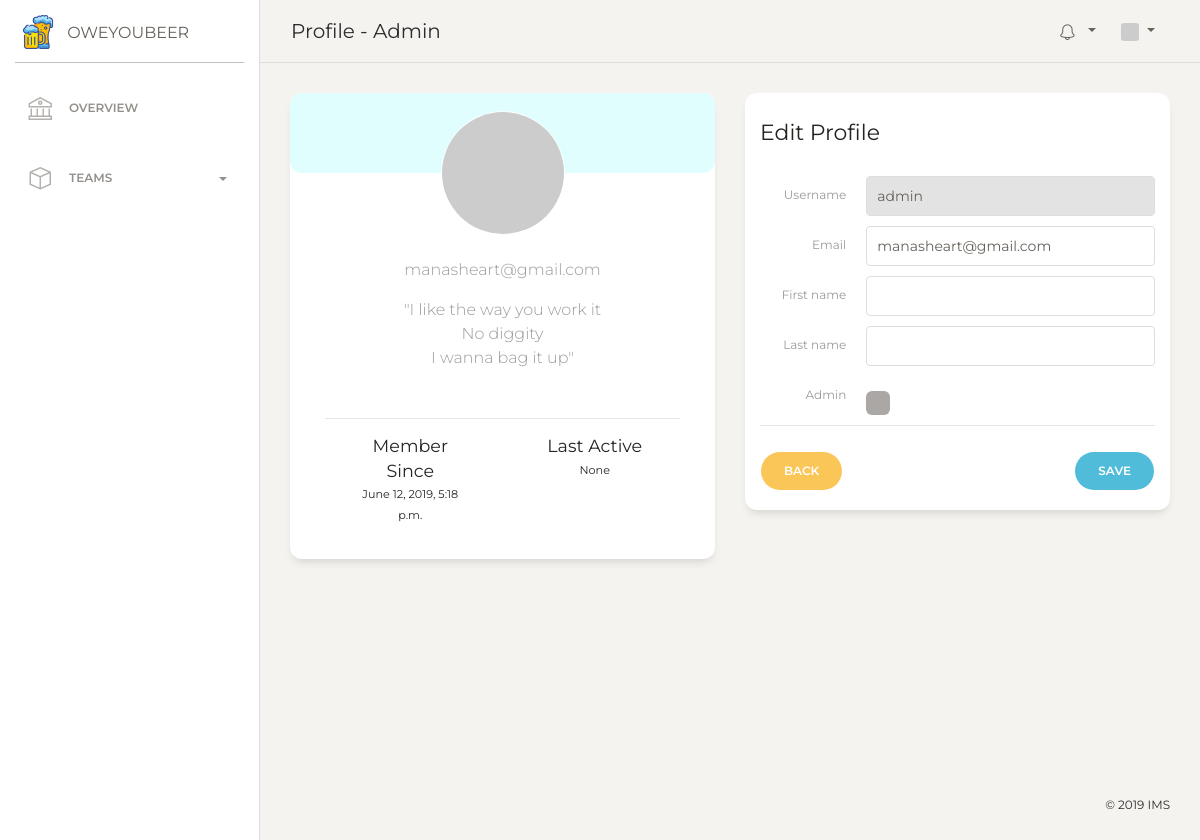
Page /profile/admin (signed in) on the earlier database version.
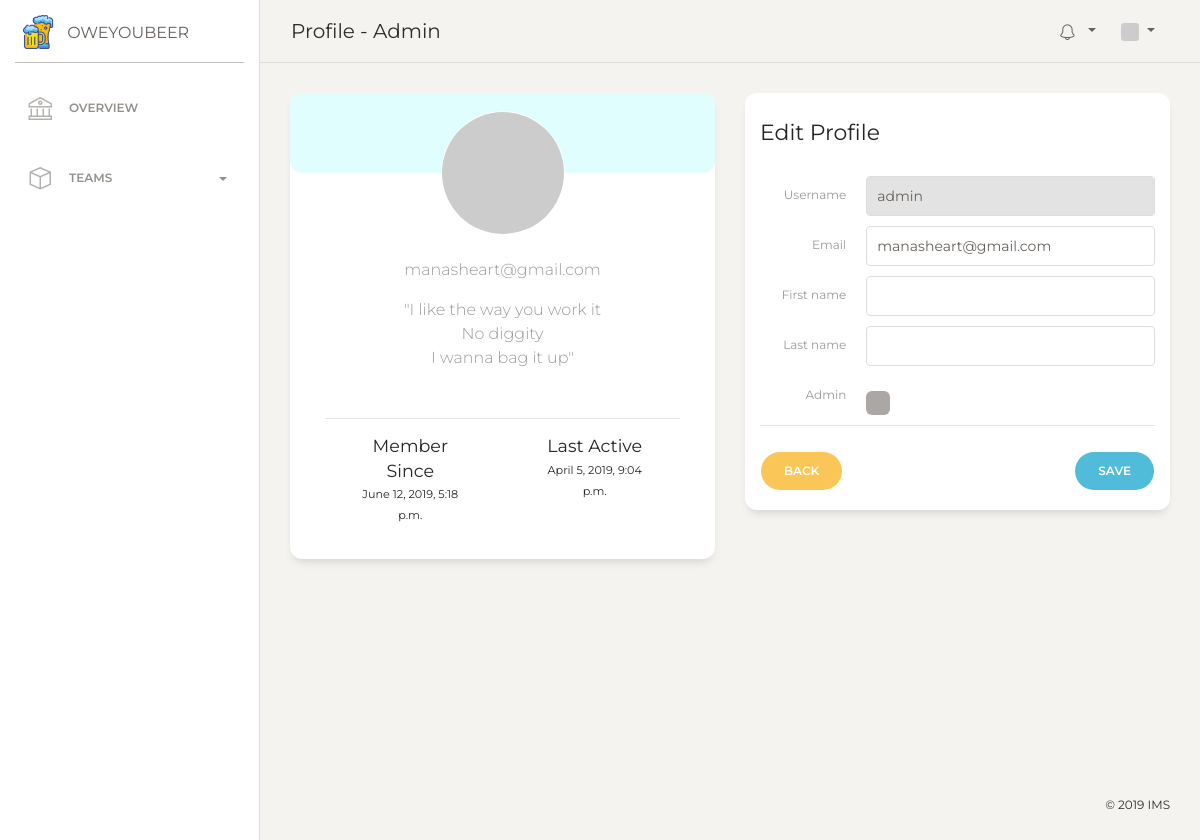
Same page on the later database version.
### account/models.py (models this page shows, shortened)
class Account(AbstractUser):
    class Meta:
        db_table = 'accounts'
    email = models.EmailField(unique=True)
    username = models.CharField(max_length=40, unique=True)
    first_name = models.CharField(max_length=40, blank=True)
    last_name = models.CharField(max_length=40, blank=True)
    avatar_hash = models.CharField(max_length=140, blank=True)
    is_superuser = models.BooleanField(default=False)
    is_active = models.BooleanField(default=True)
    objects = AccountManager()
    USERNAME_FIELD = 'username'
    REQUIRED_FIELDS = ['email']
    def get_full_name(self):
        return ' '.join([self.first_name, self.last_name])
    def gravatar_hash(self):
        hash = hashlib.md5(self.email.lower().encode('utf-8')).hexdigest()
        self.avatar_hash = hash
        self.save()
        return hash
    def gravatar(self, size=100, default='identicon', rating='g'):
        url = 'https://secure.gravatar.com/avatar'
        hash = self.avatar_hash or self.gravatar_hash()
        return '{url}/{hash}?s={size}&d={default}&r={rating}'.format(
            url=url, hash=hash, size=size, default=default, rating=rating)

### account/views.py (the view, shortened to what this page needs)
# urls.py: url(r'^profile/(?P<username>[\w-]+)$', view=ProfileView.as_view(), name='profile'),
class ProfileView(UpdateView):
    model = Account
    form_class = ProfileForm
    template_name = 'profile/user.html'
    def get_object(self, **kwargs):
        self.username = self.kwargs.get("username")
        if self.username is None:
            raise Http404
        return get_object_or_404(Account, username__iexact=self.username)

### account/forms.py
class ProfileForm(forms.ModelForm):
    username = forms.CharField(disabled=True, widget=TextInput(attrs={'class': 'form-control'}))
    email = forms.EmailField(widget=EmailInput(attrs={'class': 'form-control'}))
    first_name = forms.CharField(required=False, widget=TextInput(attrs={'class': 'form-control'}))
    last_name = forms.CharField(required=False, widget=TextInput(attrs={'class': 'form-control'}))
    is_admin = forms.BooleanField(required=False, widget=CheckboxInput(attrs={'class': 'form-check-input'}))
    class Meta:
        model = Account
        fields = ['username', 'email', 'first_name', 'last_name', 'is_admin']

### templates/profile/user.html (shortened to what this page needs)
{% extends 'layout.html' %}
{% block menu %}Profile - {{ user.username }}{% endblock %}
{% block body %}
<div class="content">
  <div class="row">
    <div class="col-md-6">
      <div class="card card-user">
        <div class="card-body">
          <div class="author">
            <a href="#">
              <img class="avatar border-gray" src="{{ user.gravatar }}">
            </a>
            <p class="description">
              {{ user.email }}
            </p>
          </div>
          <p class="description text-center">
            "I like the way you work it
            <br> No diggity
            <br> I wanna bag it up"
          </p>
        </div>
        <div class="card-footer">
          <hr>
          <div class="button-container">
            <div class="row">
              <div class="col-lg-4 col-md-6 col-6 ml-auto">
                <h5>Member Since</h5>
                <p><small>{{ user.date_joined }}</small></p>
              </div>
              <div class="col-lg-4 col-md-6 col-6 ml-auto mr-auto">
                <h5>Last Active</h5>
                <p><small>{{ user.last_login }}</small></p>
              </div>
            </div>
          </div>
        </div>
      </div>
    </div>
    <div class="col-md-6">
      <div class="card">
        <div class="card-header">
          <h5 class="card-title">Edit Profile</h5>
        </div>
        <div class="card-body">
          <form class="form-horizontal" method="post">
            <div class="row">
              <label class="col-md-3 col-form-label">{{ form.username.label }}</label>
              <div class="col-md-9">
                {% if form.username.errors %}
                <div class="form-group has-danger">
                {% else %}
                <div class="form-group">
                {% endif %}
                  {{ form.username }}
                </div>
              </div>
            </div>
            <div class="row">
              <label class="col-md-3 col-form-label">{{ form.email.label }}</label>
              <div class="col-md-9">
                {% if form.email.errors %}
                <div class="form-group has-danger">
                {% else %}
                <div class="form-group">
                {% endif %}
                  {{ form.email }}
                </div>
              </div>
            </div>
            <div class="row">
              <label class="col-md-3 col-form-label">{{ form.first_name.label }}</label>
              <div class="col-md-9">
                {% if form.first_name.errors %}
                <div class="form-group has-danger">
                {% else %}
                <div class="form-group">
                {% endif %}
                  {{ form.first_name }}
                </div>
              </div>
            </div>
            <div class="row">
              <label class="col-md-3 col-form-label">{{ form.last_name.label }}</label>
              <div class="col-md-9">
                {% if form.last_name.errors %}
                <div class="form-group has-danger">
                {% else %}
                <div class="form-group">
                {% endif %}
                  {{ form.last_name }}
                </div>
              </div>
            </div>
            <div class="row">
              <label class="col-md-3 col-form-label">Admin</label>
              <div class="col-md-9">
                <div class="form-check">
                </div>
              </div>
            </div>
            <hr>
            <a class="btn btn-warning btn-round float-left" href="javascript:history.back()">Back</a>
            <button class="btn btn-info btn-round float-right" type="submit">Save</button>
          </form>
        </div>
      </div>
    </div>
  </div>
</div>
{% endblock %}

### templates/layout.html (shortened to what this page needs)
<!DOCTYPE html>
<html lang="en">
{% load static %}
{% block head %}
<head>
  <link href="https://maxcdn.bootstrapcdn.com/font-awesome/latest/css/font-awesome.min.css" rel="stylesheet">
  <link href="{% static 'css/bootstrap.min.css' %}" rel="stylesheet" />
  <link href="{% static 'css/paper-dashboard.css' %}" rel="stylesheet" />
  <link href="{% static 'css/vendor.css' %}" rel="stylesheet" />
  <link href="{% static 'demo/demo.css' %}" rel="stylesheet" />
</head>
{% endblock %}
<body class="">
  <div class="wrapper ">
    {% block sidebar %}
    <div class="sidebar" data-color="white" data-active-color="danger">
      <div class="logo">
        <a href="{% url 'index' %}" class="simple-text logo-mini">
          <div class="logo-image-small">
            <img src="{% static 'img/beer.png' %}">
          </div>
        </a>
        <a href="{% url 'index' %}" class="simple-text logo-normal">
          OweYouBeer
        </a>
      </div>
      <div class="sidebar-wrapper">
        <ul class="nav">
          <li id="overviewNav">
            <a href="{% url 'ui:overview' %}">
              <i class="nc-icon nc-bank"></i>
              <p>Overview</p>
            </a>
          </li>
        </ul>
        <ul class="nav">
          <li id="teamNav">
            <a data-toggle="collapse" href="#newHost" class="collapsed" aria-expanded="false">
              <i class="nc-icon nc-app"></i>
              <p>Teams<b class="caret"></b></p>
            </a>
          </li>
        </ul>
      </div>
    </div>
    <div class="main-panel">
      <nav class="navbar navbar-expand-lg navbar-absolute fixed-top navbar-transparent">
        <div class="container-fluid">
          <div class="navbar-wrapper">
            <p class="navbar-brand">{% block menu %}Main{% endblock %}</p>
          </div>
          <div class="collapse navbar-collapse justify-content-end" id="navigation">
            <ul class="navbar-nav">
              <li class="nav-item btn-rotate dropdown">
                <a class="nav-link dropdown-toggle" href="#" id="navbarDropdownMenuLink" data-toggle="dropdown" aria-haspopup="true" aria-expanded="false">
                  <i class="nc-icon nc-bell-55"></i>
                </a>
              </li>
              <li class="nav-item btn-rotate dropdown">
                <a class="nav-link dropdown-toggle" href="#" id="navbarDropdownMenuLink" data-toggle="dropdown" aria-haspopup="true" aria-expanded="false">
                  {% if user.is_authenticated %}
                  <img src="{{ user.gravatar }}" width="18" height="18">
                  {% else %}
                  <i class="nc-icon nc-circle-10"></i>
                  {% endif %}
                </a>
              </li>
            </ul>
          </div>
        </div>
      </nav>
    {% endblock %}
      {% block body %}{% endblock %}
      {% block footer %}
      <footer class="footer footer-black footer-white ">
        <div class="container-fluid">
          <div class="row">
            <div class="credits ml-auto">
              <span class="copyright">
                ©
                 IMS
              </span>
            </div>
          </div>
        </div>
      </footer>
      {% endblock %}
    </div>
  </div>
</body>
</html>

Differences in the rows shown:
changed Account "Admin": last_login "None" → "April 5, 2019, 9:04 p.m."
